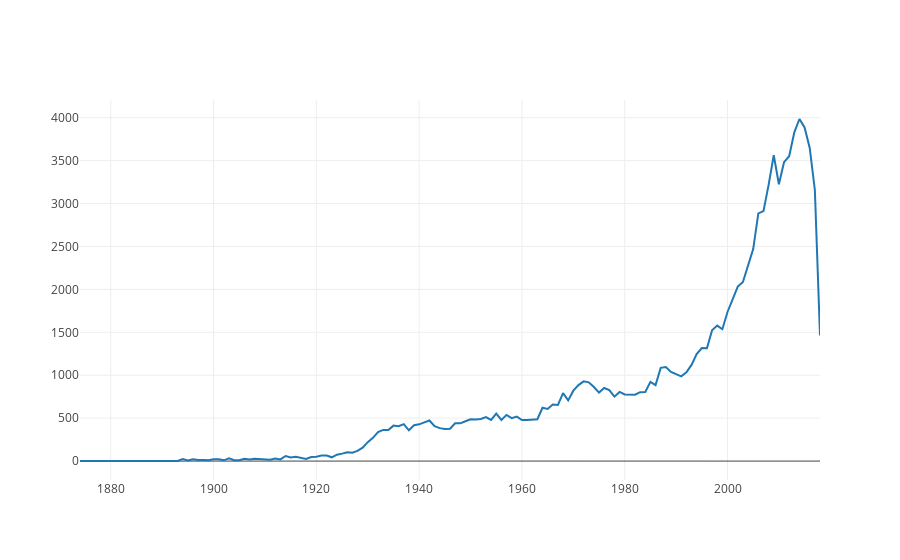

Here is the notebook cell this chart was saved with:
### Code cell
trace = go.Scatter(
    x = movies_produced_per_year_1['year'],
    y = movies_produced_per_year_1['count']
)

data = [trace]

pyo.offline.iplot(data, filename='basic-line')

### Figure 1 — Plotly figure (JSON) as saved in the notebook; plotly's stock layout.template omitted (floating-point values rounded to 4 significant figures; data arrays with more than 128 entries replaced by an {"elided": "..."} marker saying what was removed)
{"data": [{"type": "scatter", "x": {"elided": "134 int values"}, "y": {"elided": "134 int values"}}], "layout": {}}
